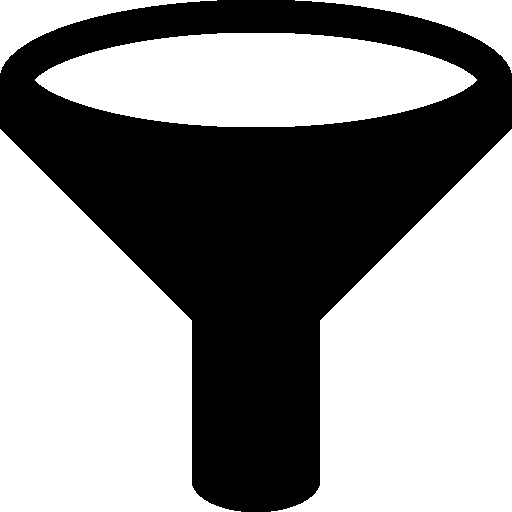
#> input picture img/filter.png, 512 x 512 px, found by its file name
$ python mean.py ../../../img/filter.png ../../../img/filter.png
#> lines starting #> are read from the running program, lines starting #| are printed output that depends on the picture; after the words box and inside, x2 and y2 are one past the last pixel; in counts of white or black regions, pixels touching at a corner belong together
import cv2
import sys

image='../../../images/'+sys.argv[1]
img=cv2.imread(image, cv2.IMREAD_GRAYSCALE)
#> img: shape (512, 512); 57.4% white; 1 black region, box (x1, y1, x2, y2) and area: (0, 0, 512, 512) 111558

tmp=sys.argv[1]
ext=sys.argv[2]
name=tmp[:len(tmp)-len(ext)-1]
output=name+'_thres_mean'+'.'+ext
target='../../../images/'+output

tm = cv2.adaptiveThreshold(img,255,cv2.ADAPTIVE_THRESH_MEAN_C, cv2.THRESH_BINARY,11,2)
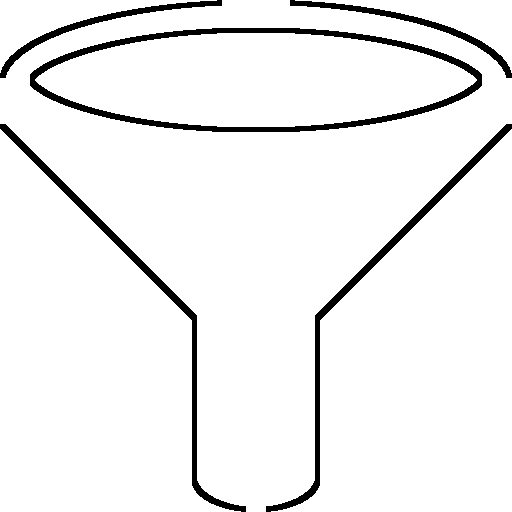
#> tm: shape (512, 512); 94.4% white; 5 black regions, box (x1, y1, x2, y2) and area: (30, 28, 482, 132) 5460, (0, 124, 246, 512) 3145, (266, 124, 512, 512) 3145, (0, 0, 222, 78) 1475, (290, 0, 512, 78) 1475
if cv2.imwrite(target,tm): print(output,end='')
else: print('failed',end='')
